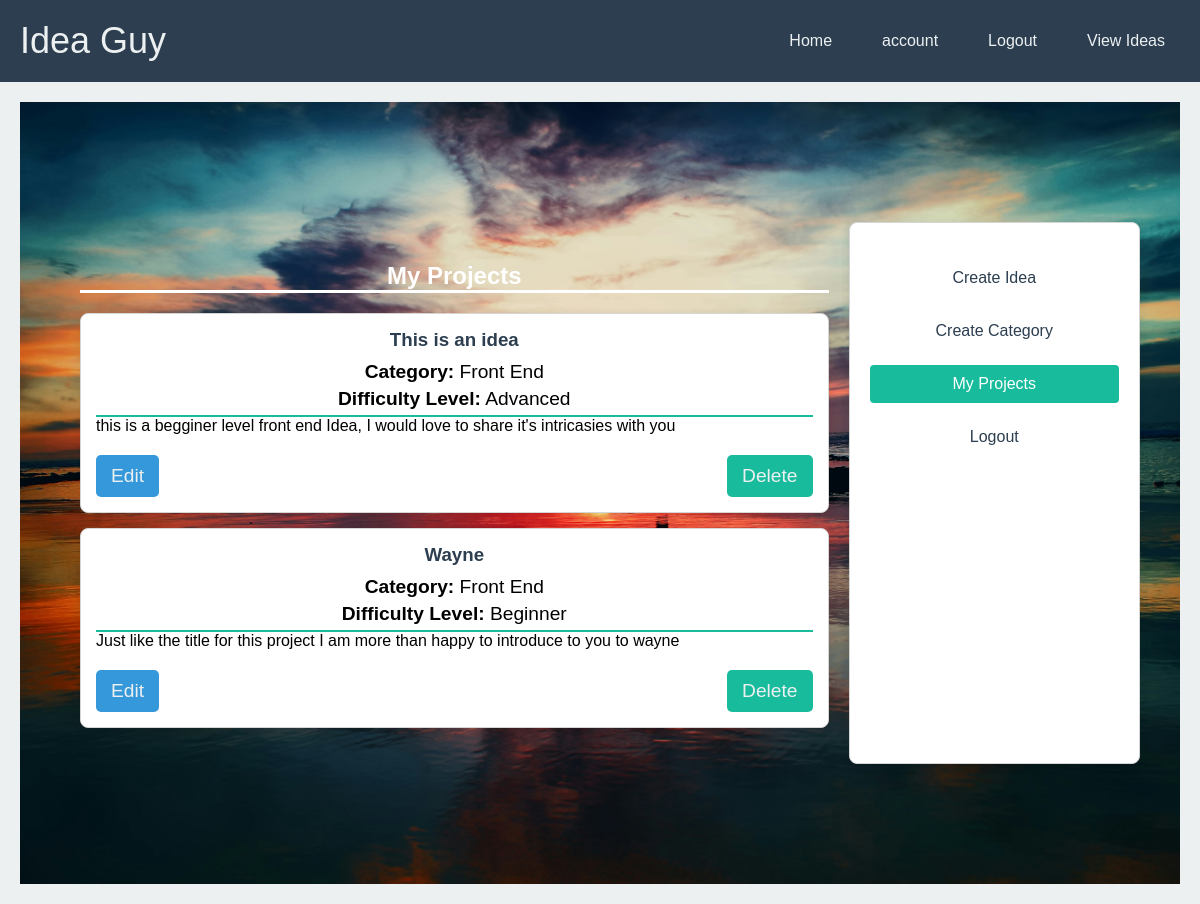
The page /account (signed in) on the database as committed earlier.
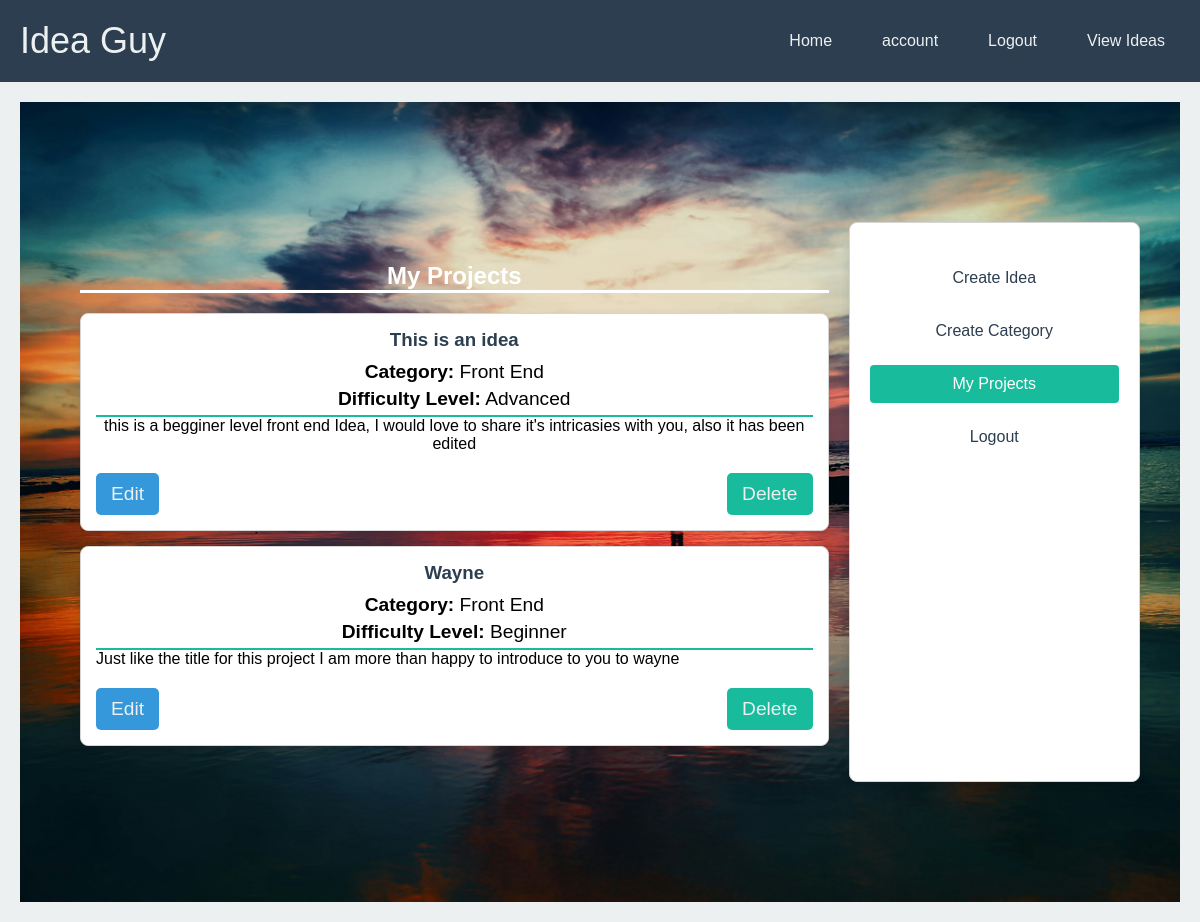
The same page on the database as committed later.
### the_idea/models.py (models this page shows, shortened)
class Projects(db.Model):
    project_id = db.Column(db.String(20), primary_key=True)
    title = db.Column(db.String(80), nullable=False)
    difficulty_level = db.Column(db.String(50), nullable=False)
    category = db.Column(db.String(50), nullable=False)
    description = db.Column(db.Text, nullable=False)
    category_id = db.Column(db.Integer, db.ForeignKey('categories.category_id'), nullable=False)
    user_id = db.Column(db.String(20), db.ForeignKey('users.id'), nullable=False)
    created_at = db.Column(db.DateTime, default=db.func.current_timestamp())
    updated_at = db.Column(db.DateTime, default=db.func.current_timestamp())

### the_idea/routes.py (the view)
@app.route('/account', methods = ['GET'])
@login_required
def account():
    projects = user_projects()
    my_projects = Projects.query.filter_by(user_id = current_user.id)
    length = len(my_projects.all())
    return render_template('account.html', projects = projects, my_projects = my_projects, title = 'Account', length = length)

### the_idea/models.py (called while the page is built)
@login_manager.user_loader
def load_user(user_id):
    return Users.query.get(user_id)

### the_idea/routes.py (called while the page is built)
@app.route('/user_projects', methods = ['GET'])
def user_projects():
    users = Users.query.all()
    user_projects = []
    for user in users:
        users_data = [
            {
                'id': user.id,
                'username': user.username,
                'email': user.email,
                'projects': [{
                    'project_id': project.project_id,
                    'title': project.title,
                    'difficulty_level': project.difficulty_level,
                    'description': project.description,
                    'created_at': project.created_at,
                    'updated_at': project.updated_at
                } for project in user.projects]
            }
        ]
        user_projects.append(users_data)
    return jsonify(user_projects)

### the_idea/templates/account.html (shortened to what this page needs)
{%extends 'layout.html'%}
{%block content%}
<head>
    <link rel="stylesheet" href="{{url_for('static', filename='css/account.css')}}">
</head>
<body>
    <main>
        <div class="account-container">
            <section class="content">
                <h2>My Projects</h2>
                <ul class="project-list">
                    {% if length == 0 %}
                        <p><strong>You have not created any projects yet... click create Idea to add one</strong></p>
                    {% else %}
                        {% for project in my_projects %}
                        <li>
                            <h3>{{ project.title }}</h3>
                            <p><strong>Category:</strong> {{ project.category }}</p>
                            <p><strong>Difficulty Level:</strong> {{ project.difficulty_level }}</p>
                            <div class="project_view">
                                {{project.description|safe}}
                            </div>
                            <div class="project-actions">
                                <a href="{{ url_for('edit_project', project_id=project.project_id) }}" class="btn btn-edit">Edit</a>
                                <a href="{{ url_for('delete_project', project_id=project.project_id) }}" class="btn btn-view">Delete</a>
                            </div>
                        </li>
                        {% endfor %}
                    {% endif %}
                </ul>
            </section>
            <aside class="sidebar">
                <ul>
                    <li><a href="{{ url_for('create_idea') }}">Create Idea</a></li>
                    <li><a href="{{ url_for('create_category') }}">Create Category</a></li>
                    <li><a href="{{ url_for('user_projects') }}" class="active">My Projects</a></li>
                    <li><a href="{{url_for('logout')}}">Logout</a></li>
                </ul>
            </aside>
        </div>
    </main>
</body>
{%endblock%}

Rows that differ between the two databases and show on the page:
changed Projects "Advanced": description "this is a begginer level front end Idea, I would love to share it's intricasies with you" → "this is a begginer level front end Idea, I would love to share it's intricasies with you, also it has been edited"
